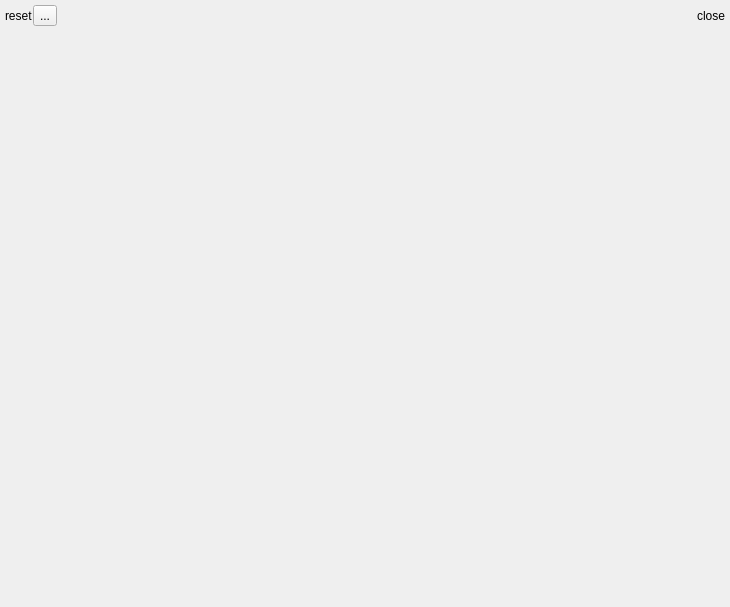
<?xml version="1.0" encoding="UTF-8"?>
<ui version="4.0">
 <class>Form</class>
 <widget class="QWidget" name="Form">
  <property name="geometry">
   <rect>
    <x>0</x>
    <y>0</y>
    <width>730</width>
    <height>607</height>
   </rect>
  </property>
  <property name="windowTitle">
   <string>Form</string>
  </property>
  <layout class="QVBoxLayout" name="verticalLayout">
   <property name="spacing">
    <number>0</number>
   </property>
   <property name="leftMargin">
    <number>5</number>
   </property>
   <property name="topMargin">
    <number>5</number>
   </property>
   <property name="rightMargin">
    <number>5</number>
   </property>
   <property name="bottomMargin">
    <number>5</number>
   </property>
   <item>
    <widget class="QWidget" name="top_widget" native="true">
     <layout class="QHBoxLayout" name="horizontalLayout">
      <property name="spacing">
       <number>0</number>
      </property>
      <property name="leftMargin">
       <number>0</number>
      </property>
      <property name="topMargin">
       <number>0</number>
      </property>
      <property name="rightMargin">
       <number>0</number>
      </property>
      <property name="bottomMargin">
       <number>0</number>
      </property>
      <item>
       <widget class="ClickLabel" name="reset_label">
        <property name="text">
         <string>reset</string>
        </property>
       </widget>
      </item>
      <item>
       <widget class="QToolButton" name="toolButton">
        <property name="text">
         <string>...</string>
        </property>
       </widget>
      </item>
      <item>
       <spacer name="horizontalSpacer">
        <property name="orientation">
         <enum>Qt::Horizontal</enum>
        </property>
        <property name="sizeHint" stdset="0">
         <size>
          <width>619</width>
          <height>20</height>
         </size>
        </property>
       </spacer>
      </item>
      <item>
       <widget class="ClickLabel" name="close_label">
        <property name="text">
         <string>close</string>
        </property>
       </widget>
      </item>
     </layout>
    </widget>
   </item>
   <item>
    <spacer name="verticalSpacer">
     <property name="orientation">
      <enum>Qt::Vertical</enum>
     </property>
     <property name="sizeHint" stdset="0">
      <size>
       <width>20</width>
       <height>539</height>
      </size>
     </property>
    </spacer>
   </item>
  </layout>
 </widget>
 <customwidgets>
  <customwidget>
   <class>ClickLabel</class>
   <extends>QLabel</extends>
   <header>click_label.h</header>
  </customwidget>
 </customwidgets>
 <resources/>
 <connections/>
</ui>
